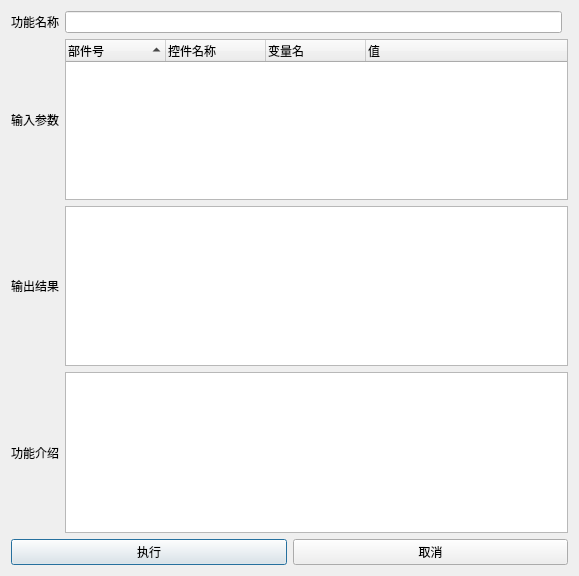
<?xml version="1.0" encoding="UTF-8"?>
<ui version="4.0">
 <class>works_buttons_dialog</class>
 <widget class="QDialog" name="works_buttons_dialog">
  <property name="geometry">
   <rect>
    <x>0</x>
    <y>0</y>
    <width>579</width>
    <height>576</height>
   </rect>
  </property>
  <property name="windowTitle">
   <string>功能详情</string>
  </property>
  <layout class="QVBoxLayout" name="verticalLayout">
   <item>
    <layout class="QGridLayout" name="gridLayout">
     <item row="0" column="1">
      <widget class="QLineEdit" name="lineEdit_name">
       <property name="sizePolicy">
        <sizepolicy hsizetype="Expanding" vsizetype="Expanding">
         <horstretch>0</horstretch>
         <verstretch>0</verstretch>
        </sizepolicy>
       </property>
       <property name="readOnly">
        <bool>true</bool>
       </property>
      </widget>
     </item>
     <item row="0" column="0">
      <widget class="QLabel" name="label">
       <property name="text">
        <string>功能名称</string>
       </property>
       <property name="alignment">
        <set>Qt::AlignCenter</set>
       </property>
      </widget>
     </item>
     <item row="1" column="0">
      <widget class="QLabel" name="label_3">
       <property name="text">
        <string>输入参数</string>
       </property>
       <property name="alignment">
        <set>Qt::AlignCenter</set>
       </property>
      </widget>
     </item>
     <item row="2" column="0">
      <widget class="QLabel" name="label_4">
       <property name="text">
        <string>输出结果</string>
       </property>
       <property name="alignment">
        <set>Qt::AlignCenter</set>
       </property>
      </widget>
     </item>
     <item row="3" column="0">
      <widget class="QLabel" name="label_2">
       <property name="text">
        <string>功能介绍</string>
       </property>
       <property name="alignment">
        <set>Qt::AlignCenter</set>
       </property>
      </widget>
     </item>
     <item row="1" column="1" colspan="2">
      <widget class="QTreeWidget" name="treeWidget_variable">
       <property name="editTriggers">
        <set>QAbstractItemView::NoEditTriggers</set>
       </property>
       <property name="sortingEnabled">
        <bool>true</bool>
       </property>
       <attribute name="headerDefaultSectionSize">
        <number>100</number>
       </attribute>
       <column>
        <property name="text">
         <string>部件号</string>
        </property>
       </column>
       <column>
        <property name="text">
         <string>控件名称</string>
        </property>
       </column>
       <column>
        <property name="text">
         <string>变量名</string>
        </property>
       </column>
       <column>
        <property name="text">
         <string>值</string>
        </property>
       </column>
      </widget>
     </item>
     <item row="2" column="1" colspan="2">
      <widget class="QListWidget" name="listWidget_result">
       <property name="editTriggers">
        <set>QAbstractItemView::NoEditTriggers</set>
       </property>
      </widget>
     </item>
     <item row="3" column="1" colspan="2">
      <widget class="QPlainTextEdit" name="plainTextEdit_introduction">
       <property name="readOnly">
        <bool>true</bool>
       </property>
      </widget>
     </item>
    </layout>
   </item>
   <item>
    <layout class="QHBoxLayout" name="horizontalLayout">
     <item>
      <widget class="QPushButton" name="button_yes">
       <property name="text">
        <string>执行</string>
       </property>
      </widget>
     </item>
     <item>
      <widget class="QPushButton" name="button_no">
       <property name="text">
        <string>取消</string>
       </property>
      </widget>
     </item>
    </layout>
   </item>
  </layout>
 </widget>
 <resources/>
 <connections/>
</ui>
